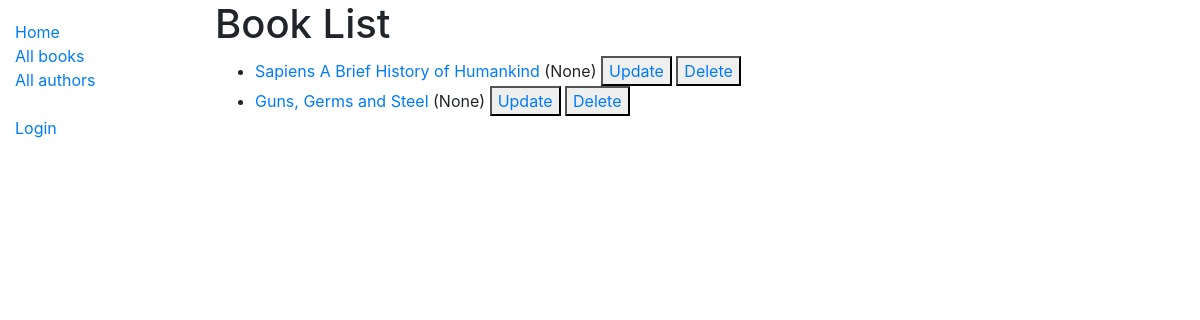
/catalog/books/, run on the app's committed database.
### catalog/models.py (models this page shows, shortened)
class Book(models.Model):
    title = models.CharField(max_length=200)
    author = models.ForeignKey('Author',on_delete=models.SET_NULL, null=True)
    summary = models.TextField(max_length=1000, help_text='Enter a brief desc of the book' )
    isbn = models.CharField('ISBN', max_length=13, help_text='13 Character <a href="https://www.isbn-international.org/content/what-isbn">ISBN number</a>')
    genre = models.ManyToManyField(Genre, help_text='Select a genre for the book')
    def get_absolute_url(self):
        return reverse("book-detail", args=[str(self.id)])
    def display_genre(self):
        """ Create a string for Genre. This is required to display genre in Admin"""
        return ', '.join(genre.name for genre in self.genre.all()[:3])
    display_genre.short_description = 'Genre'

### catalog/views.py (the view)
# urls.py: path('books/', views.BookListView.as_view(), name='books'),
class BookListView(ListView):
    model = Book
    context_object_name = 'book_list'
    queryset = Book.objects.filter()[:]
    template_name = 'catalog/books_list.html'

### catalog/templates/catalog/book_list.html (shortened to what this page needs)
{% extends "base_generic.html" %}
{% block content %}
<h1>Book List</h1>
{% if book_list %}
<ul>
  {% for book in book_list %}
  <li>
    <a href="{{ book.get_absolute_url }}">{{ book.title }}</a> ({{book.author}})
    <button><a href="{% url 'book_update' book.id %}">Update</a></button>
    <button><a href="{% url 'book_delete' book.id %}">Delete</a></button>
  </li>
  {% endfor %}
</ul>
{% else %}
<p>There are no books in the library.</p>
{% endif %}
{% endblock %}

### data on the page
Book: title "Sapiens A Brief History of Humankind", author "None"
Book: title "Guns, Germs and Steel", author "None"
